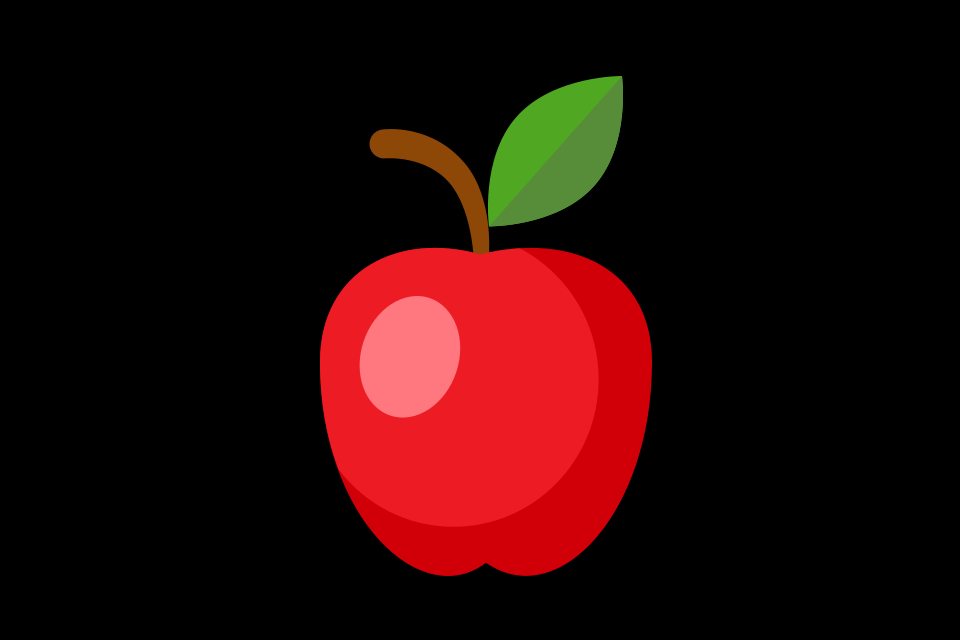

A level layout from a 2D game, rendered from its tile map. Below: a short description, then the map file with its tile-grid data intact:
An orthogonal 30x20 tile map with 32x32 px tiles, 1 tile layer (gambar) and 13 objects.

<map version="1.10" tiledversion="1.10.2" orientation="orthogonal" renderorder="right-down" width="30" height="20" tilewidth="32" tileheight="32" infinite="0" nextlayerid="5" nextobjectid="31">
 <tileset firstgid="1" name="apel" tilewidth="332" tileheight="500" tilecount="1" columns="0">
  <grid orientation="orthogonal" width="1" height="1" />
  <tile id="0">
   <image width="332" height="500" source="images/apel.png" />
  </tile>
 </tileset>
 <layer id="1" name="gambar" width="30" height="20">
  <data encoding="csv">
0,0,0,0,0,0,0,0,0,0,0,0,0,0,0,0,0,0,0,0,0,0,0,0,0,0,0,0,0,0,
0,0,0,0,0,0,0,0,0,0,0,0,0,0,0,0,0,0,0,0,0,0,0,0,0,0,0,0,0,0,
0,0,0,0,0,0,0,0,0,0,0,0,0,0,0,0,0,0,0,0,0,0,0,0,0,0,0,0,0,0,
0,0,0,0,0,0,0,0,0,0,0,0,0,0,0,0,0,0,0,0,0,0,0,0,0,0,0,0,0,0,
0,0,0,0,0,0,0,0,0,0,0,0,0,0,0,0,0,0,0,0,0,0,0,0,0,0,0,0,0,0,
0,0,0,0,0,0,0,0,0,0,0,0,0,0,0,0,0,0,0,0,0,0,0,0,0,0,0,0,0,0,
0,0,0,0,0,0,0,0,0,0,0,0,0,0,0,0,0,0,0,0,0,0,0,0,0,0,0,0,0,0,
0,0,0,0,0,0,0,0,0,0,0,0,0,0,0,0,0,0,0,0,0,0,0,0,0,0,0,0,0,0,
0,0,0,0,0,0,0,0,0,0,0,0,0,0,0,0,0,0,0,0,0,0,0,0,0,0,0,0,0,0,
0,0,0,0,0,0,0,0,0,0,0,0,0,0,0,0,0,0,0,0,0,0,0,0,0,0,0,0,0,0,
0,0,0,0,0,0,0,0,0,0,0,0,0,0,0,0,0,0,0,0,0,0,0,0,0,0,0,0,0,0,
0,0,0,0,0,0,0,0,0,0,0,0,0,0,0,0,0,0,0,0,0,0,0,0,0,0,0,0,0,0,
0,0,0,0,0,0,0,0,0,0,0,0,0,0,0,0,0,0,0,0,0,0,0,0,0,0,0,0,0,0,
0,0,0,0,0,0,0,0,0,0,0,0,0,0,0,0,0,0,0,0,0,0,0,0,0,0,0,0,0,0,
0,0,0,0,0,0,0,0,0,0,0,0,0,0,0,0,0,0,0,0,0,0,0,0,0,0,0,0,0,0,
0,0,0,0,0,0,0,0,0,0,0,0,0,0,0,0,0,0,0,0,0,0,0,0,0,0,0,0,0,0,
0,0,0,0,0,0,0,0,0,0,0,0,0,0,0,0,0,0,0,0,0,0,0,0,0,0,0,0,0,0,
0,0,0,0,0,0,0,0,0,0,1,0,0,0,0,0,0,0,0,0,0,0,0,0,0,0,0,0,0,0,
0,0,0,0,0,0,0,0,0,0,0,0,0,0,0,0,0,0,0,0,0,0,0,0,0,0,0,0,0,0,
0,0,0,0,0,0,0,0,0,0,0,0,0,0,0,0,0,0,0,0,0,0,0,0,0,0,0,0,0,0
</data>
 </layer>
 <objectgroup id="3" name="letak gambar" visible="0">
  <object id="1" x="317.353" y="72.9237" width="336.259" height="506.415" />
 </objectgroup>
 <objectgroup id="2" name="dots">
  <object id="19" x="605.947" y="272.497" width="64" height="64" />
  <object id="20" x="437.953" y="217.831" width="64" height="64" />
  <object id="21" x="290.755" y="296.157" width="64" height="64" />
  <object id="22" x="321.815" y="474.415" width="64" height="64" />
  <object id="23" x="458.209" y="533.834" width="64" height="64" />
  <object id="24" x="597.305" y="451.457" width="64" height="64" />
 </objectgroup>
 <objectgroup id="4" name="paths">
  <object id="25" x="622.552" y="282.242">
   <polyline points="0,0 -33.761,-21.607 -71.5733,-33.761 -101.283,-37.8123 -136.394,-29.7097" />
  </object>
  <object id="26" x="448.346" y="245.78">
   <polyline points="0,0 -43.214,4.05132 -94.5307,22.9575 -113.437,45.9149 -128.292,83.7272" />
  </object>
  <object id="27" x="317.353" y="349.764">
   <polyline points="0,0 2.70088,51.3167 10.8035,90.4794 28.3592,136.394" />
  </object>
  <object id="28" x="365.969" y="523.97">
   <polyline points="0,0 36.4619,32.4105 66.1715,51.3167 106.685,44.5645" />
  </object>
  <object id="29" x="502.363" y="568.535">
   <polyline points="0,0 40.5132,4.05132 81.0263,-17.5557 102.633,-39.1627 124.24,-81.0263" />
  </object>
  <object id="30" x="638.758" y="460.5">
   <polyline points="0,0 8.10263,-51.3167 13.5044,-98.582 2.70088,-158.001" />
  </object>
 </objectgroup>
</map>
